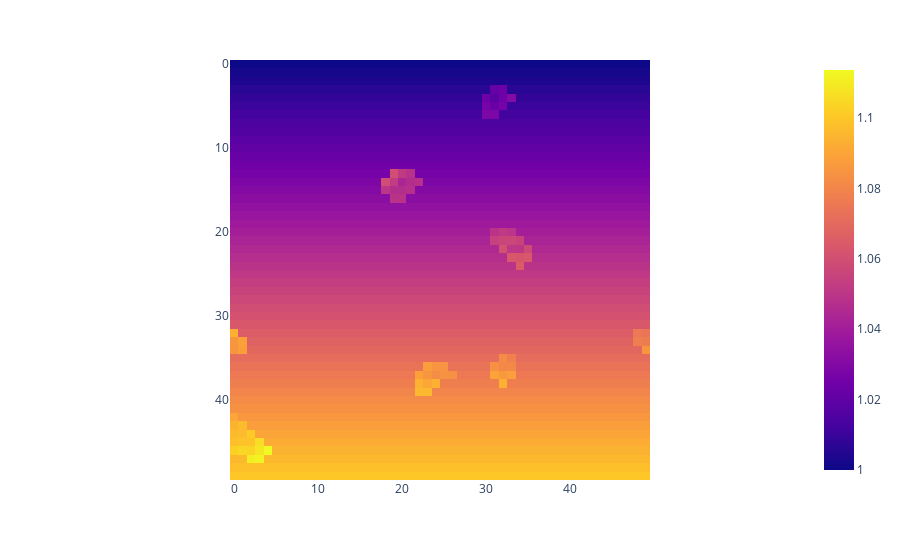

Source (notebook cell):
### Markdown cell above
### Run the function to add the noise to the flat areas of the DEM
Epsilon (epsilon) is defined as a small positive value (0.0001 in this case but can be modified). It represents the amount of noise to be added to resolve duplicates or flat areas in the filled DEM. This value is chosen to be small enough to introduce minimal perturbations while still effectively breaking ties in elevation values.

### Code cell
# Set the value of epsilon, which represents the small amount of noise to be added
epsilon = 0.1

# Add noise to duplicates in the filled DEM using the add_noise_to_duplicates function
dem_fill = add_noise_to_flat_areas(dem_fill, epsilon)

# Compute the difference between the filled DEM and the original DEM
dem_diff = dem_fill - dem

# Visualize the difference between the original DEM and the filled DEM with noise added
fig = px.imshow(dem_diff)
fig.show()

### Figure 1 — Plotly figure (JSON) as saved in the notebook; plotly's stock layout.template omitted (floating-point values rounded to 4 significant figures; data arrays with more than 128 entries replaced by an {"elided": "..."} marker saying what was removed)
{"data": [{"coloraxis": "coloraxis", "hovertemplate": "x: %{x}<br>y: %{y}<br>color: %{z}<extra></extra>", "name": "0", "type": "heatmap", "xaxis": "x", "yaxis": "y", "z": {"elided": "50x50 float values"}}], "layout": {"coloraxis": {"colorscale": [[0, "#0d0887"], [0.1111, "#46039f"], [0.2222, "#7201a8"], [0.3333, "#9c179e"], [0.4444, "#bd3786"], [0.5556, "#d8576b"], [0.6667, "#ed7953"], [0.7778, "#fb9f3a"], [0.8889, "#fdca26"], [1, "#f0f921"]]}, "margin": {"t": 60}, "xaxis": {"anchor": "y", "constrain": "domain", "domain": [0, 1], "scaleanchor": "y"}, "yaxis": {"anchor": "x", "autorange": "reversed", "constrain": "domain", "domain": [0, 1]}}}
